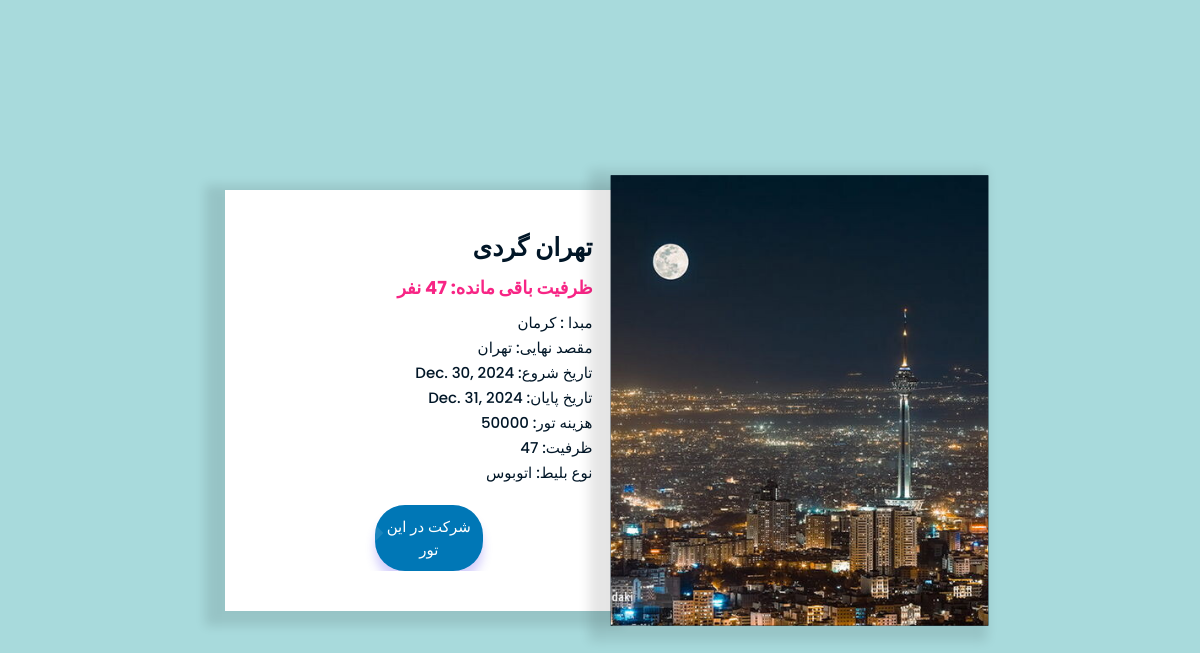
/tour/tour/21/, run on an earlier commit of the app's database.
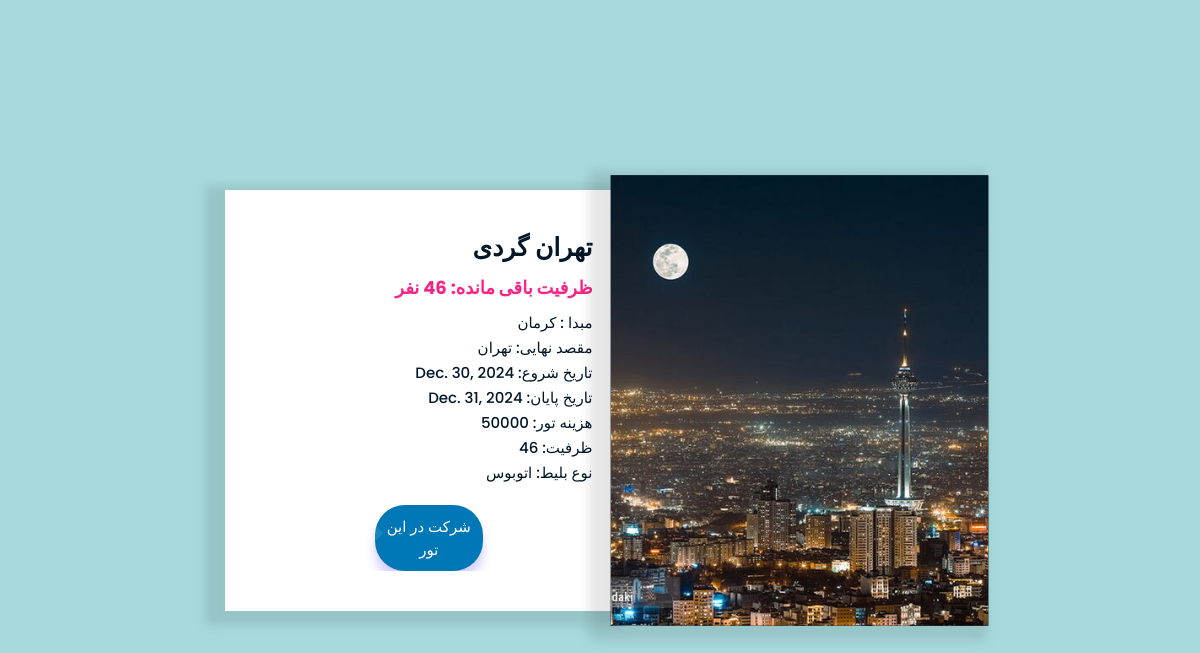
And on a later commit of the database.
### tour/models.py (models this page shows, shortened)
class tour(models.Model):
    title = models.CharField('Title', max_length=50, null=True, blank=True)
    idtour = models.IntegerField(null=True, blank=True)
    firstdistination = models.CharField(max_length=50, null=True, blank=True)
    lastDestination = models.CharField(max_length=50, null=True, blank=True)
    startdate = models.DateField(null=True, blank=True)
    finishdate = models.DateField(null=True, blank=True)
    capacity = models.IntegerField(default=20000, null=True, blank=True,
                                   validators=[MinValueValidator(0)])  # جلوگیری از اعداد منفی
    clas = models.ForeignKey(User, on_delete=models.CASCADE, null=True,
                             related_name='tour_clas')  # اضافه کردن related_name
    image = models.ImageField(upload_to='tourr/', null=True, blank=True)
    price = models.PositiveIntegerField('قیمت', default=1000)  # برای محاسبه هزینه
    TICKET_TYPES = [
        ('bus', 'اتوبوس'),
        ('train', 'قطار'),
    ]
    ticket_type = models.CharField(max_length=10, choices=TICKET_TYPES, default='bus')

### tour/views.py (the view)
# urls.py: path('tour/<int:tour_id>/', views.tour_detail, name='tour_detail'),
def tour_detail(request, tour_id):
    try:
        tour_to_buy = tour.objects.get(id=tour_id)
    except tour.DoesNotExist:
        messages.error(request, "تور مورد نظر یافت نشد.")
        return render(request,"tour/not_finding_tour.html")
    return render(request, 'tour/tour_detail.html', {'tour': tour_to_buy})

### tour/templates/tour/tour_detail.html (shortened to what this page needs)
<!DOCTYPE html>
<html lang="en">
<head>
    <link rel="stylesheet" href="./css/style.css">
</head>
<body>
    <section class="main-wrap">
        <div class="product">
            <div class="image-gallery">
                <img src="{{ tour.image.url }}" id="productImg" alt="{{ tour.title }}">
            </div>
            <div class="product-details">
                <div class="details">
                    <h2>{{ tour.title }}</h2>
                    <h4>  ظرفیت باقی مانده: {{ tour.capacity }} نفر </h4>
                    <p>مبدا : {{ tour.firstdistination }}</p>
                    <p>مقصد نهایی: {{ tour.lastDestination }}</p>
                    <p>تاریخ شروع: {{ tour.startdate}}</p>
                    <p>تاریخ پایان: {{ tour.finishdate }}</p>
                    <p>هزینه تور: {{ tour.idtour }}</p>
                    <p>ظرفیت: {{ tour.capacity }}</p>
                    <p>نوع بلیط: {{ tour.get_ticket_type_display }}</p>
                </div>
                <div class="sub-btn">
                    <form action="{% url 'tour:buy_tour' tour.id %}" method="post">
    <button class="submit" type="submit">شرکت در این تور</button>
</form>
                </div>
            </div>
        </div>
    </section>
</body>
</html>

What changed in the data, as far as the page shows it:
changed tour "تهران گردی": capacity "47" → "46"
